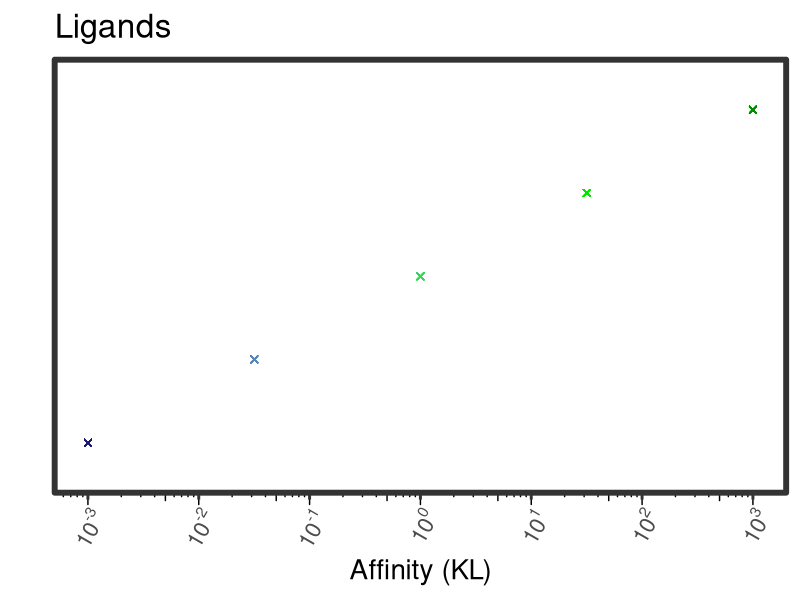
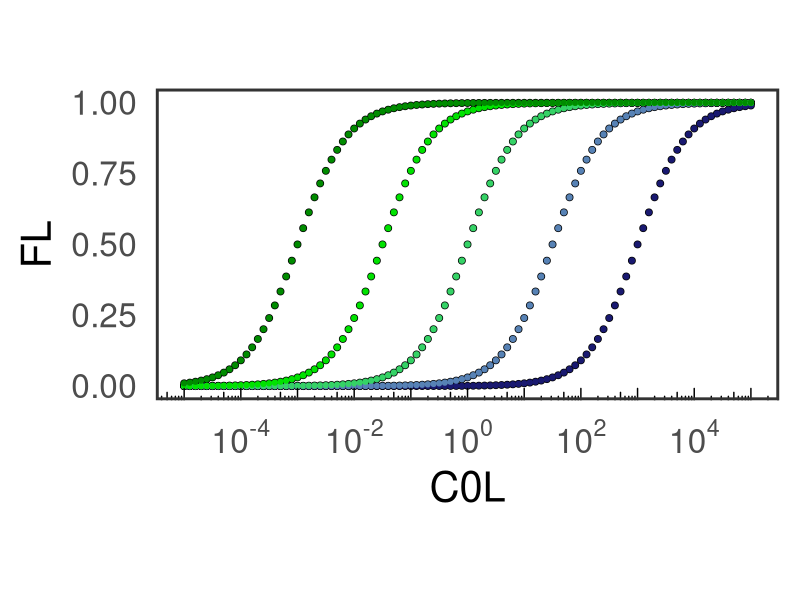
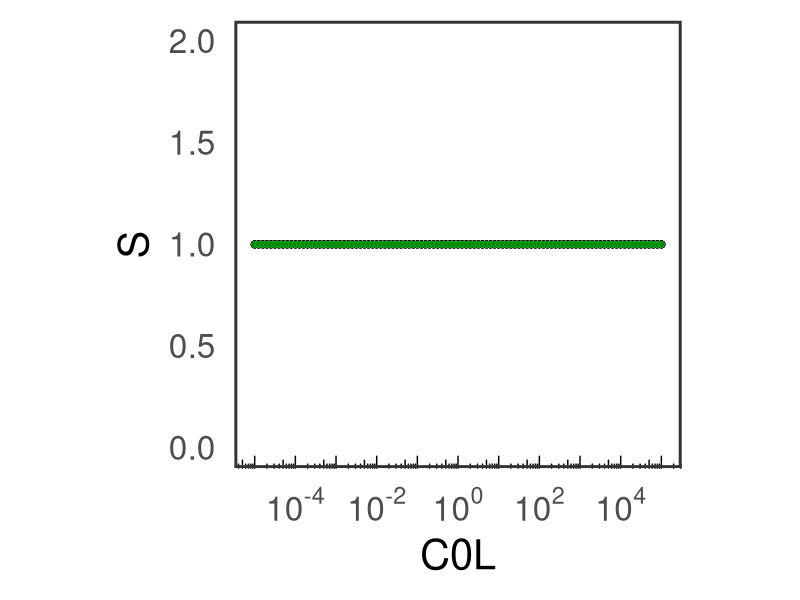
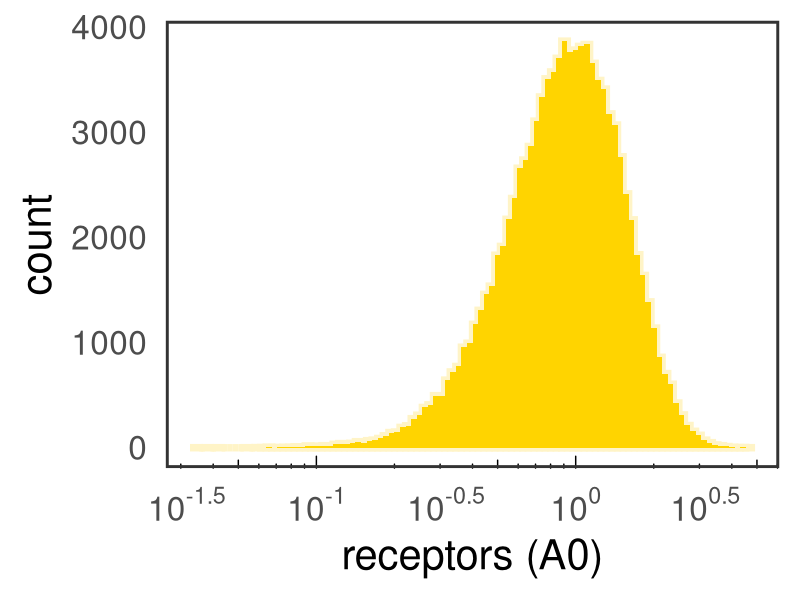

These charts were generated, in order, by the following R code: (Note: a time limit stopped this script after it produced the figures.)
library(tidyverse)
library(ggridges)
library(pracma)


myligands = colorRampPalette(c("midnightblue","skyblue3","green", "green4")) # ligand colors
# model AL
model_AL = function(A0 = 1, kmin = 1, kmax = 1, kres = 1, cmin = -3, cmax = 3, e = 1, cres = 101){ #for a concentration or affinity of one, input zero to the min and max 
  C0 = logspace(cmin,cmax,cres) #the ligand concentration in log space
  K = logspace(kmin,kmax,kres) #the ligand affinity in log space
  F = matrix(nrow = kres, ncol = cres) # the amount of the full complex, F
  S = matrix(nrow = kres, ncol = cres) # the sensitivity to teh receptor, S
  for (c in seq_along(C0)) {
    for (k in seq_along(K)) {
      F[k, c] =  K[k]*C0[c]*A0/(1+K[k]*C0[c])
      S[k, c] = 1 # instead of writing the whole calculation, see supplementary data
    } 
   
  }

  dynamics = tibble(expand_grid(C0 = C0, K = K), F = c(F), S = c(S), E = c(e*F))
  dynamics
}

#a data frame holding the data for figures 2A,B and sup fig 1A
AL = tibble(F = model_AL(kmin = -3, kmax = 3, kres = 5, cmin = -5, cmax = 5, cres = 101 )$F,
            S = model_AL(kmin = -3, kmax = 3, kres = 5, cmin = -5, cmax = 5, cres = 101 )$S,
            C0 = model_AL(kmin = -3, kmax = 3, kres = 5, cmin = -5, cmax = 5, cres = 101 )$C0,
            K = model_AL(kmin = -3, kmax = 3, kres = 5, cmin = -5, cmax = 5, cres = 101 )$K)

#figure 2B left
AL %>% 
  mutate(labs = paste0("10^", log10(K))) %>% 
  ggplot(aes(x = K, y = as.factor(K), color = as.factor(K))) +
  geom_point(pch = 4, size = 2)+
  scale_x_log10(breaks = scales::trans_breaks("log10", function(x) 10^x), limits = c(10^-3,10^3),
                labels = scales::trans_format("log10", scales::math_format(10^.x))) + 
  theme_bw(base_size = 20,base_rect_size = 2,
           base_line_size = 0)+
  annotation_logticks(sides = "b",outside = T)+
  coord_cartesian(clip  = "off") +
  scale_color_manual(name = "K",values = myligands(length(unique(AL$K))))+
  labs(title = "Ligands", x = "Affinity (KL)", y = "") + 
  theme(axis.text.x = element_text(angle = 60, hjust = 1),
        axis.ticks = element_line(size = 1),
        axis.text.y=element_blank(),
        axis.ticks.y=element_blank(),
        legend.position = "none") 

#supplementary figure 1A
AL %>% 
  ggplot(aes(C0)) +
  geom_point(aes(y = F), color = "black", size = 2) +
  geom_point(aes(y = F, color = as.factor(K)), size = 1.5) +
  theme_bw(base_size = 30,base_rect_size = 2,
           base_line_size = 0)+
  annotation_logticks(size = 1, sides = "b")+
  scale_color_manual(values = myligands(5))+
  scale_x_log10(name = "C0L",breaks = scales::trans_breaks("log10", function(x) 10^x), limits = c(10^-5,10^5),
                labels = scales::trans_format("log10", scales::math_format(10^.x)))+
  scale_y_continuous("FL") +
  coord_fixed(5)+
  theme(legend.position = "none")

#figure 2E
AL %>% 
  ggplot(aes(C0)) +
  geom_point(aes(y = S), color = "black", size = 2) +
  geom_point(aes(y = S, color = as.factor(K)), size = 1.5) +
  theme_bw(base_size = 30,base_rect_size = 2,
           base_line_size = 0)+
  annotation_logticks(size = 1, sides = "b")+
  scale_color_manual(values = myligands(5))+
  scale_x_log10(name = "C0L",breaks = scales::trans_breaks("log10", function(x) 10^x), limits = c(10^-5,10^5),
                labels = scales::trans_format("log10", scales::math_format(10^.x)))+
  scale_y_continuous("S", limits = c(0,2)) +
  coord_fixed(5)+
  theme(legend.position = "none")

set.seed(100000)  
Fdist =  tibble(a0s = rgamma(n = 100000, shape = 1/(0.5^2), scale = 0.5^2), 
                f1 = NA, f2 = NA, f3 = NA, f4 = NA, f5 = NA)

#figure 2B right
Fdist %>% 
  ggplot(aes(a0s)) +
  geom_histogram(bins = 100,color = "#FFF4C7", size = 2.5) +
  geom_histogram(bins = 100,fill = "#FFD400") +
  theme_bw(base_size = 30,base_rect_size = 2,
           base_line_size = 0)+labs(x = "log10(A0) distribution") +
  scale_x_log10(name = "receptors (A0)",
                breaks = scales::trans_breaks("log10", function(x) 10^x),
                labels = scales::trans_format("log10", scales::math_format(10^.x))) +
  annotation_logticks(side = "b", size = 1)


for (a0 in seq_along(Fdist$a0s)) {
  Fdist$f1[a0] = model_AL(A0 = Fdist$a0s[[a0]], cres = 1, kres = 5, kmin = -3, kmax = 3, cmin = 0, cmax = 0)$F[1]
  Fdist$f2[a0] = model_AL(A0 = Fdist$a0s[[a0]], cres = 1, kres = 5, kmin = -3, kmax = 3, cmin = 0, cmax = 0)$F[2]
  Fdist$f3[a0] = model_AL(A0 = Fdist$a0s[[a0]], cres = 1, kres = 5, kmin = -3, kmax = 3, cmin = 0, cmax = 0)$F[3]
  Fdist$f4[a0] = model_AL(A0 = Fdist$a0s[[a0]], cres = 1, kres = 5, kmin = -3, kmax = 3, cmin = 0, cmax = 0)$F[4]
  Fdist$f5[a0] = model_AL(A0 = Fdist$a0s[[a0]], cres = 1, kres = 5, kmin = -3, kmax = 3, cmin = 0, cmax = 0)$F[5]
}

colnames(Fdist) = c("a0s", (round(logspace(-3,3,5),3)))

Fdist = Fdist %>% pivot_longer(-c(a0s), names_to = "K", values_to = "F") %>% mutate(K = factor(K, levels = unique(K)))

#figure 2C
Fdist %>% 
  ggplot(aes(F,K, fill = K))+
  geom_density_ridges(alpha = 0.7)+labs(y = "K")+
  theme_bw(base_size = 30,base_rect_size = 2,
           base_line_size = 0)+coord_fixed(1)+
  scale_x_log10(breaks = scales::trans_breaks("log10", function(x) 10^x), limits = c(10^-4,10^0.75),
                labels = scales::trans_format("log10", scales::math_format(10^.x))) + 
  annotation_logticks(size = 1, sides = "b")+
  scale_fill_manual(name = "K",values = myligands(length(unique(Fdist$K))))+
  theme(legend.position = "none")

#figure 2D
Fdist %>% 
  group_by(K) %>% 
  summarise(cv = sd(F)/mean(F)) %>%
  ggplot(aes(cv,K, fill = K))+
  geom_col(position = "identity",alpha = 0.7)+labs(x = "CV", y = "K")+
  theme_bw(base_size = 30,base_rect_size = 2,
           base_line_size = 0)+
  scale_x_continuous(breaks = c(0,0.5,1))+
  coord_fixed(ratio = 0.5,xlim = c(0,1))+
  scale_fill_manual(name = "K",values = myligands(length(unique(Fdist$K))))+
  theme(axis.text.x = element_text(angle = 60, hjust = 1),
        axis.ticks = element_line(size = 1),
        legend.position = "none")
